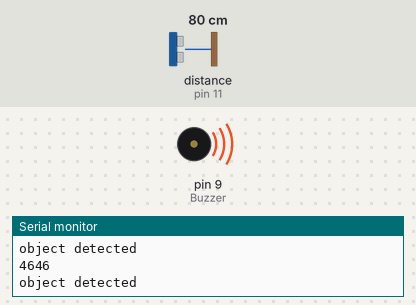
This sketch was run on a simulated Arduino Uno, built with avr-gcc and run on an emulated ATmega328P. Shown: buzzer (waves = sounding), the last lines printed to the serial monitor. Wiring (inferred from the names in the program): ultrasonic range finder: trigger pin 12; echo pin 11. Inputs (shaded band) come from the test bench; at power-on: distance to the obstacle (sensor on pin 11) 80 cm. The echo pulse lasts 58.3 µs per cm.

Above: at 3.8 s.
3.9 s: distance to the obstacle (sensor on pin 11) set to 23 cm
10.6 s: distance to the obstacle (sensor on pin 11) set to 18 cm
At 13.4 s:
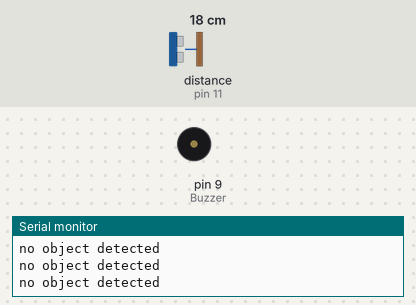
Timing chart, 0 to 14.9 s (numbered marks = the images above; inputs shaded):
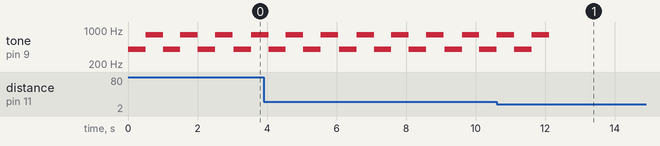

The sketch:

sketch_oct22b.ino
```cpp
#define trigPin 12
#define echoPin 11
int Buzzer = 9;

void setup() {
Serial.begin (9600);
pinMode(trigPin, OUTPUT);
pinMode(echoPin, INPUT);
pinMode(Buzzer, OUTPUT);
Serial.begin(9600);
}

void loop() {
int duration, distance;
digitalWrite(trigPin, HIGH);
delayMicroseconds(1000);
digitalWrite(trigPin, LOW);
duration = pulseIn(echoPin, HIGH);
distance = (duration/2) / 29.1;
if (distance >= 150 || distance <= 20){
Serial.println("no object detected");
digitalWrite(Buzzer, LOW);

}
else {
  Serial.println(duration);
Serial.println("object detected");
tone(Buzzer, 400); // play 400 Hz tone for 500 ms
delay(500);
tone(Buzzer, 800); // play 800Hz tone for 500ms
delay(500);
tone(Buzzer, 400); // play 400 Hz tone for 500 ms
delay(500);
tone(Buzzer, 800); // play 800Hz tone for 500ms
delay(500);
tone(Buzzer, 400); // play 400 Hz tone for 500 ms
delay(500);
tone(Buzzer, 800); // play 800Hz tone for 500ms
delay(500);
noTone(Buzzer);
}
delay(30);
}
```

Measured:
- the behaviour switches between 21 and 20 cm on distance to the obstacle (sensor on pin 11) (found by bisection; images 0 and 1)
- after the input at 10.6 s, tone on pin 9 (Buzzer): goes on until 12.1 s, then stays silent
- by itself, tone on pin 9 (Buzzer): plays 400 Hz for 0.50 s, 800 Hz for 0.50 s, 400 Hz for 0.50 s, 800 Hz for 0.50 s, 400 Hz for 0.50 s, 800 Hz for 0.50 s … (13 notes in this stretch)
